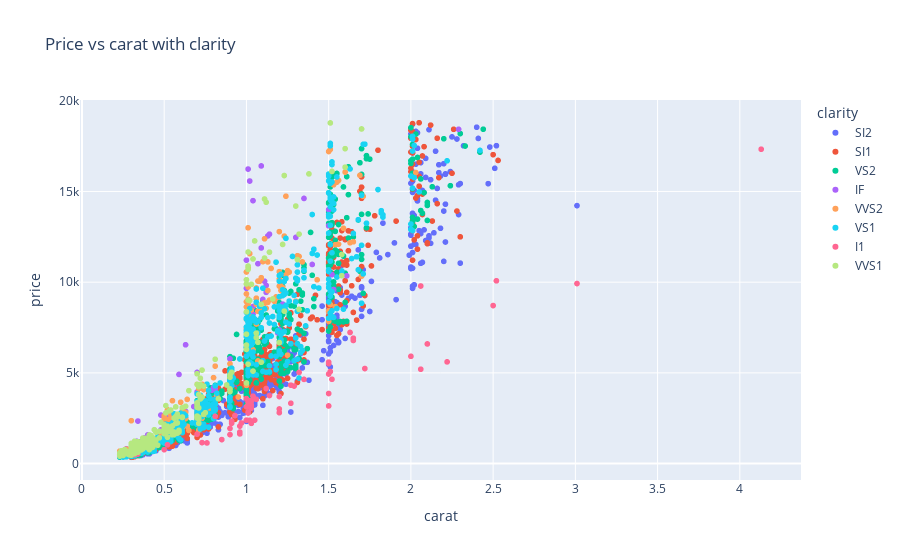

Notebook source saved alongside this figure:
### Code cell
scatter_diamods_by(diamonds, 'clarity')

### Figure 1 — Plotly figure (JSON) as saved in the notebook; plotly's stock layout.template omitted (floating-point values rounded to 4 significant figures; data arrays with more than 128 entries replaced by an {"elided": "..."} marker saying what was removed)
{"data": [{"hovertemplate": "clarity=SI2<br>carat=%{x}<br>price=%{y}<extra></extra>", "legendgroup": "SI2", "marker": {"color": "#636efa", "symbol": "circle"}, "mode": "markers", "name": "SI2", "showlegend": true, "type": "scattergl", "x": {"elided": "843 float values"}, "xaxis": "x", "y": {"elided": "843 int values"}, "yaxis": "y"}, {"hovertemplate": "clarity=SI1<br>carat=%{x}<br>price=%{y}<extra></extra>", "legendgroup": "SI1", "marker": {"color": "#EF553B", "symbol": "circle"}, "mode": "markers", "name": "SI1", "showlegend": true, "type": "scattergl", "x": {"elided": "1191 float values"}, "xaxis": "x", "y": {"elided": "1191 int values"}, "yaxis": "y"}, {"hovertemplate": "clarity=VS2<br>carat=%{x}<br>price=%{y}<extra></extra>", "legendgroup": "VS2", "marker": {"color": "#00cc96", "symbol": "circle"}, "mode": "markers", "name": "VS2", "showlegend": true, "type": "scattergl", "x": {"elided": "1131 float values"}, "xaxis": "x", "y": {"elided": "1131 int values"}, "yaxis": "y"}, {"hovertemplate": "clarity=IF<br>carat=%{x}<br>price=%{y}<extra></extra>", "legendgroup": "IF", "marker": {"color": "#ab63fa", "symbol": "circle"}, "mode": "markers", "name": "IF", "showlegend": true, "type": "scattergl", "x": {"elided": "150 float values"}, "xaxis": "x", "y": {"elided": "150 int values"}, "yaxis": "y"}, {"hovertemplate": "clarity=VVS2<br>carat=%{x}<br>price=%{y}<extra></extra>", "legendgroup": "VVS2", "marker": {"color": "#FFA15A", "symbol": "circle"}, "mode": "markers", "name": "VVS2", "showlegend": true, "type": "scattergl", "x": {"elided": "464 float values"}, "xaxis": "x", "y": {"elided": "464 int values"}, "yaxis": "y"}, {"hovertemplate": "clarity=VS1<br>carat=%{x}<br>price=%{y}<extra></extra>", "legendgroup": "VS1", "marker": {"color": "#19d3f3", "symbol": "circle"}, "mode": "markers", "name": "VS1", "showlegend": true, "type": "scattergl", "x": {"elided": "801 float values"}, "xaxis": "x", "y": {"elided": "801 int values"}, "yaxis": "y"}, {"hovertemplate": "clarity=I1<br>carat=%{x}<br>price=%{y}<extra></extra>", "legendgroup": "I1", "marker": {"color": "#FF6692", "symbol": "circle"}, "mode": "markers", "name": "I1", "showlegend": true, "type": "scattergl", "x": [2.5, 1.03, 0.9, 2.1, 0.96, 0.32, 0.96, 1.01, 1.12, 2.06, 1.03, 1, 0.73, 1.06, 1.01, 1, 1.65, 2.22, 0.93, 0.52, 0.97, 2.52, 1, 0.85, 1.03, 0.91, 1.14, 1.32, 0.34, 1.01, 2, 1.02, 1.29, 1.35, 0.96, 1.63, 1.65, 1.2, 1.5, 1.2, 0.9, 1.27, 1.2, 4.13, 1.02, 0.81, 1.5, 0.5, 3.01, 0.7, 0.76, 1.51, 1.5, 1.03, 0.91, 1.01, 1.04, 1.5, 1.5, 1.52, 2.06, 1.27, 1.72, 1.05], "xaxis": "x", "y": [8711, 2220, 1599, 6597, 1739, 490, 2068, 2844, 4139, 9789, 3230, 3136, 1158, 3544, 2788, 2398, 6788, 5607, 2647, 1037, 2239, 10076, 3584, 1324, 3060, 2342, 3755, 5027, 530, 3394, 5914, 3459, 4277, 4643, 1637, 7229, 6912, 3011, 5510, 3696, 1939, 4324, 2809, 17329, 2387, 2608, 3179, 770, 9925, 1621, 1140, 5074, 3864, 3444, 2225, 3377, 3718, 4939, 5593, 4648, 5203, 3328, 5240, 2396], "yaxis": "y"}, {"hovertemplate": "clarity=VVS1<br>carat=%{x}<br>price=%{y}<extra></extra>", "legendgroup": "VVS1", "marker": {"color": "#B6E880", "symbol": "circle"}, "mode": "markers", "name": "VVS1", "showlegend": true, "type": "scattergl", "x": {"elided": "345 float values"}, "xaxis": "x", "y": {"elided": "345 int values"}, "yaxis": "y"}], "layout": {"legend": {"title": {"text": "clarity"}, "tracegroupgap": 0}, "title": {"text": "Price vs carat with clarity"}, "xaxis": {"anchor": "y", "domain": [0, 1], "title": {"text": "carat"}}, "yaxis": {"anchor": "x", "domain": [0, 1], "title": {"text": "price"}}}}
